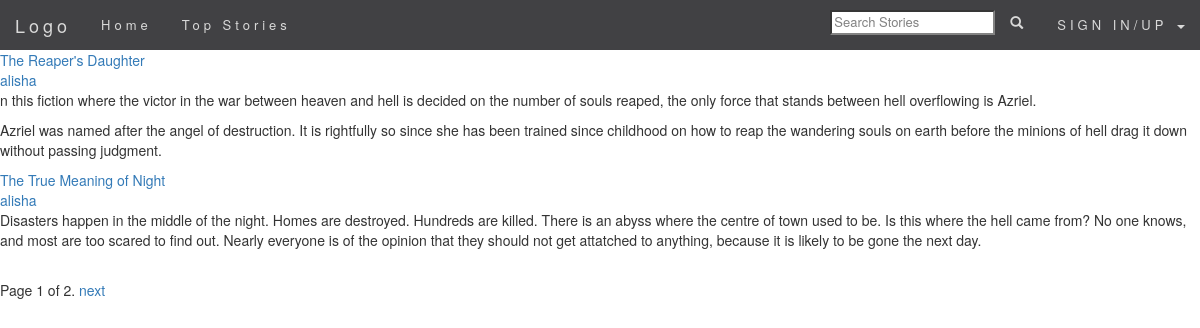
Before: /home/ with the older database file.
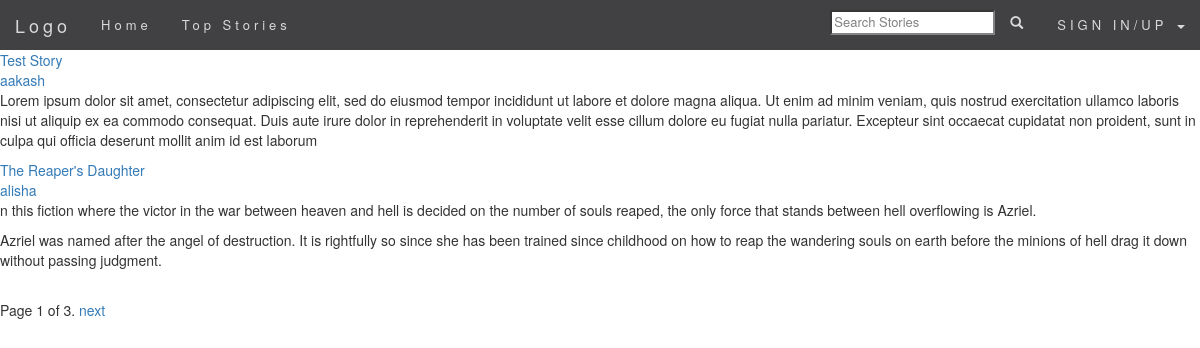
After: the same page with the newer database file.
### story/models.py (models this page shows, shortened)
class Story(models.Model):
    author = models.ForeignKey(Author, on_delete=models.CASCADE)
    story_title = models.CharField(max_length=100)
    story_description = models.TextField()
    height_field = models.IntegerField(default=0)
    width_field = models.IntegerField(default=0)
    story_image = models.ImageField(
        upload_to=upload_story_image,
        height_field="height_field",
        width_field="width_field",
        blank=True
    )
    story_slug = models.SlugField(unique=True)
    time_started = models.DateTimeField(auto_now_add=True, auto_now=False)
    time_updated = models.DateTimeField(auto_now_add=False, auto_now=True)
    class Meta:
        verbose_name = "Story"
        verbose_name_plural = "Stories"

### author/models.py (models this page shows, shortened)
class Author(models.Model):
    user = models.OneToOneField(User,on_delete=models.CASCADE)
    first_name = models.CharField(max_length=100, null=True)
    last_name = models.CharField(max_length=100, null=True)
    height_field = models.IntegerField(default=0)
    width_field = models.IntegerField(default=0)
    author_image = models.ImageField(upload_to=upload_user_image, height_field="height_field", width_field="width_field", null=True)
    author_bio = models.TextField(null=True)
    author_slug = models.SlugField(unique=True)

### story/views.py (the view, shortened to what this page needs)
# urls.py: url(r'^home/$', views.home, name="home"),
def home(request):
    story_list = Story.objects.all().order_by("-time_updated")
    query = request.GET.get("q")
    paginator = Paginator(story_list, 2)
    page_request_var = 'page'
    page = request.GET.get(page_request_var)
    try:
        story = paginator.page(page)
    except PageNotAnInteger:
        story = paginator.page(1)
    except EmptyPage:
        story = paginator.page(paginator.num_pages)
    context = {
        "stories": story,
        "page_request_var": page_request_var,
    }
    return render(request, "story/home.html", context)

### templates/story/home.html (shortened to what this page needs)
{% extends "base.html" %}
{% block content %}
    {% for story in stories %}
        <a href="{% url 'story:story' story.author.user.username|slugify story.story_title|slugify %}">
            {{story.story_title}}
        </a><br/>
        <a href="{% url 'author:show_profile' story.author.user.username|slugify %}">
            {{story.author.user.username}}
        </a><br/>
        {{story.story_description|linebreaks}}
    {% endfor %}
    <div class="pagination">
        <span class="step-links">
            <span class="current">
                Page {{ stories.number }} of {{ stories.paginator.num_pages }}.
            </span>
            {% if stories.has_next %}
                <a href="?{{page_request_var}}={{ stories.next_page_number }}
                ">next</a>
            {% endif %}
        </span>
    </div>
{% endblock %}

Changed rows visible on the page:
no longer on this page (row unchanged): Story: story_title "The True Meaning of Night", author.user.username "alisha", story_description "Disasters happen in the middle of the night. Homes are destroyed. Hundreds are killed. There is an abyss where the centre of town used to be. Is this where the hell came from? No one knows, and most are too scared to find out. Nearly everyone is of the opinion that they should not get attatched to anything, because it is likely to be gone the next day."
added Story: story_title "Test Story", author.user.username "aakash", story_description "Lorem ipsum dolor sit amet, consectetur adipiscing elit, sed do eiusmod tempor incididunt ut labore et dolore magna aliqua. Ut enim ad minim veniam, quis nostrud exercitation ullamco laboris nisi ut aliquip ex ea commodo consequat. Duis aute irure dolor in reprehenderit in voluptate velit esse cillum dolore eu fugiat nulla pariatur. Excepteur sint occaecat cupidatat non proident, sunt in culpa qui officia deserunt mollit anim id est laborum"
Other visible differences:
{{ stories.paginator.num_pages }}: "2" → "3"
